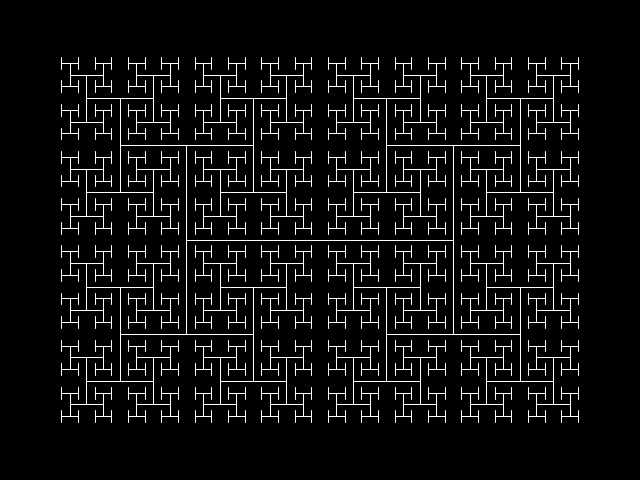
Frame 1 (no input)
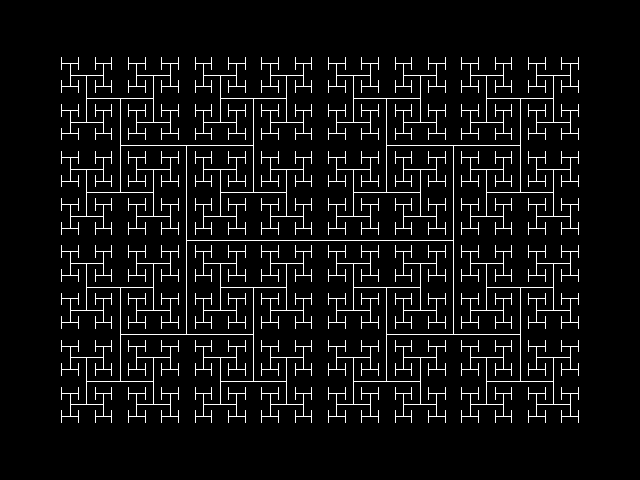
Frame 2 (the mouse pressed at the canvas centre, redrawn once)

The Processing sketch that drew these frames (run headless with seeded random() and noise(); the mouse was pressed at the canvas centre and the sketch redrawn once):

// Processing sketch: treeh1
// ── treeh1.pde
/**
 * treeh1, H Fractal
 */
 
int p = 9;             // Order
float a = sqrt(0.5);   // Reduction
float[] x = new float[2048];
float[] y = new float[2048];

/**
 * Set up screen 
 */
void setup() {
  
  size(640, 480);
  background(0, 0, 0);
  stroke(255);  
  noLoop(); 

}
 
/**
 * Draw fractal 
 */
void draw() {
  
  x[1] = 0.0;
  y[1] = 0.0;
  
  for (int m = 0; m <= p; m++) {
    
    int s = m % 2;

    for (int n = int(pow(2, m)); n <= int(pow(2, m + 1)) - 1; n++) {

      if (s == 1) {
        x[2 * n]     = x[n];
        y[2 * n]     = y[n] + pow(a, m);
        x[2 * n + 1] = x[n];
        y[2 * n + 1] = y[n] - pow(a, m);
      } else {
        x[2 * n]     = x[n] + pow(a, m);
        y[2 * n]     = y[n];
        x[2 * n + 1] = x[n] - pow(a, m);
        y[2 * n + 1] = y[n];
      } 
      
    }
    
  }
  
  for (int n = 1; n <= int(pow(2, p + 1) - 1); n++) {
    float x1 = map(x[2 * n], -2.4, 2.4, 0, width);
    float y1 = map(y[2 * n], -1.8, 1.8, 0, height);
    float x2 = map(x[2 * n + 1], -2.4, 2.4, 0, width);
    float y2 = map(y[2 * n + 1], -1.8, 1.8, 0, height);
    line(x1, y1, x2, y2); 
  }
  
}
